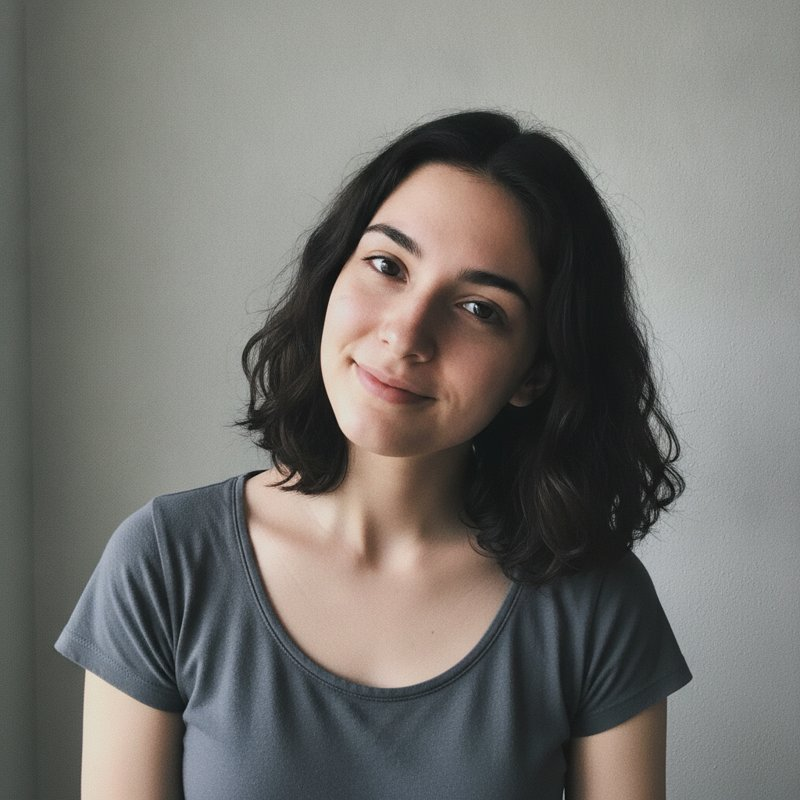
#> input picture docs/demo/input_face.jpg, 800 x 800 px
$ python make_crops.py
#> lines starting #> are read from the running program, lines starting #| are printed output that depends on the picture
"""Provenance: builds the zoomed comparison strips + region metrics cited in
REALISM_AUDIT.md. Requires the gitignored eval/runs/ outputs of runs
20260611-070715 and 20260611-071658 to be present locally."""
from pathlib import Path

from PIL import Image, ImageFilter, ImageStat

ROOT = Path(__file__).resolve().parent.parent.parent
RUN = ROOT / "eval" / "runs" / "20260611-070715"
RUN2 = ROOT / "eval" / "runs" / "20260611-071658"
DEMO = ROOT / "docs" / "demo"
OUT = ROOT / "eval" / "audit"
OUT.mkdir(exist_ok=True)


def load(p):
    return Image.open(p).convert("RGB")
#> returned value is the input picture: PIL image 800x800 RGB; mean R, G, B 117.2, 115.6, 111.8


def crop_norm(im, box):
    """box in 0-1024 coords normalized to the image's actual size."""
    w, h = im.size
    x0, y0, x1, y1 = (box[0] * w // 1024, box[1] * h // 1024,
                      box[2] * w // 1024, box[3] * h // 1024)
    return im.crop((x0, y0, x1, y1))


def strip(name, panels, height=460):
    ims = []
    for im, box in panels:
        c = crop_norm(im, box)
        c = c.resize((int(c.width * height / c.height), height), Image.LANCZOS)
        ims.append(c)
    gap = 12
    total_w = sum(i.width for i in ims) + gap * (len(ims) - 1)
    canvas = Image.new("RGB", (total_w, height), (255, 255, 255))
    x = 0
    for i in ims:
        canvas.paste(i, (x, 0))
        x += i.width + gap
    canvas.save(OUT / f"{name}.jpg", quality=90)
    print("wrote", name, canvas.size)


face_in = load(DEMO / "input_face.jpg")
hand_in = load(DEMO / "input_hand.jpg")
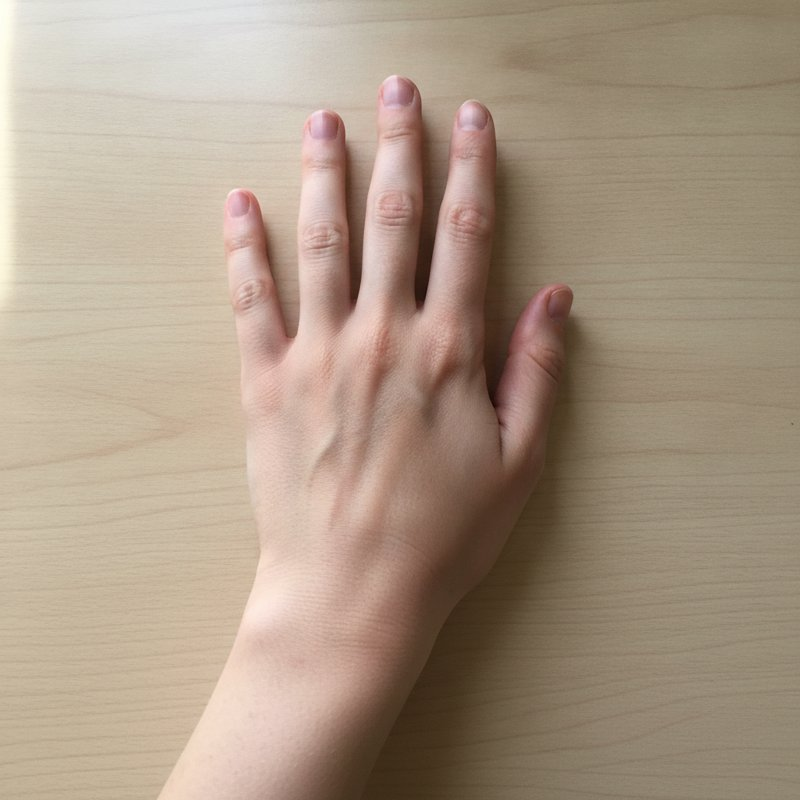
#> input picture docs/demo/input_hand.jpg, 800 x 800 px
#> in load, returned value is the input picture: PIL image 800x800 RGB; mean R, G, B 170.1, 151.7, 132.9
body_in = load(DEMO / "input_body.jpg")
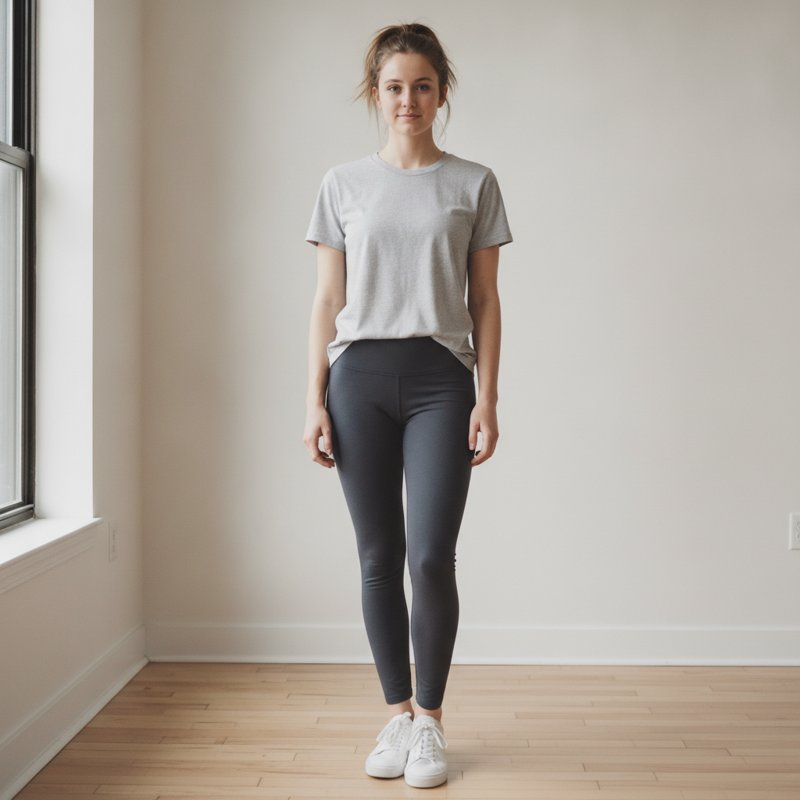
#> input picture docs/demo/input_body.jpg, 800 x 800 px
#> in load, returned value is the input picture: PIL image 800x800 RGB; mean R, G, B 174.4, 166.3, 157.4

#> (the run stopped early here; a loop or call above may not have finished)
